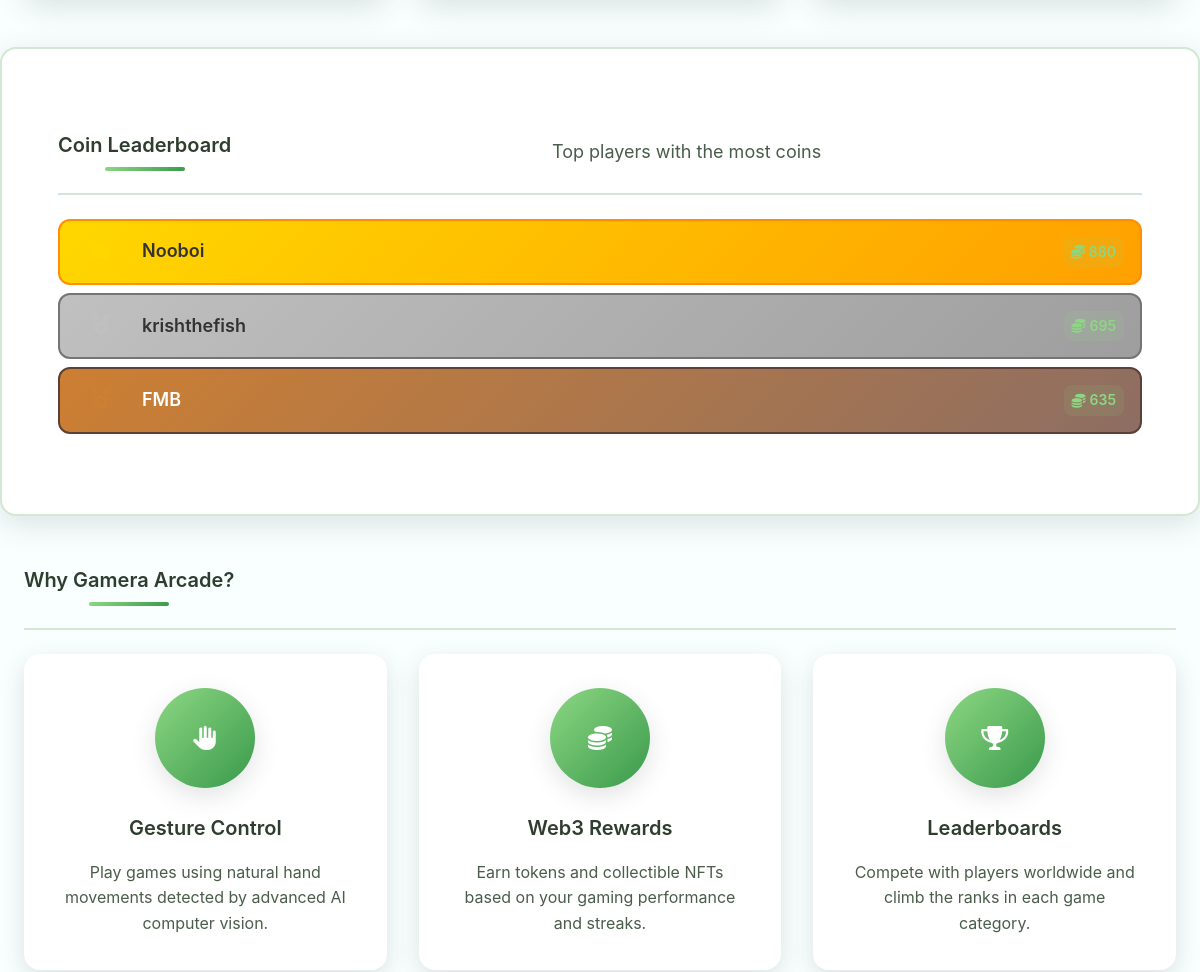
Before: / (middle part) with the older database file.
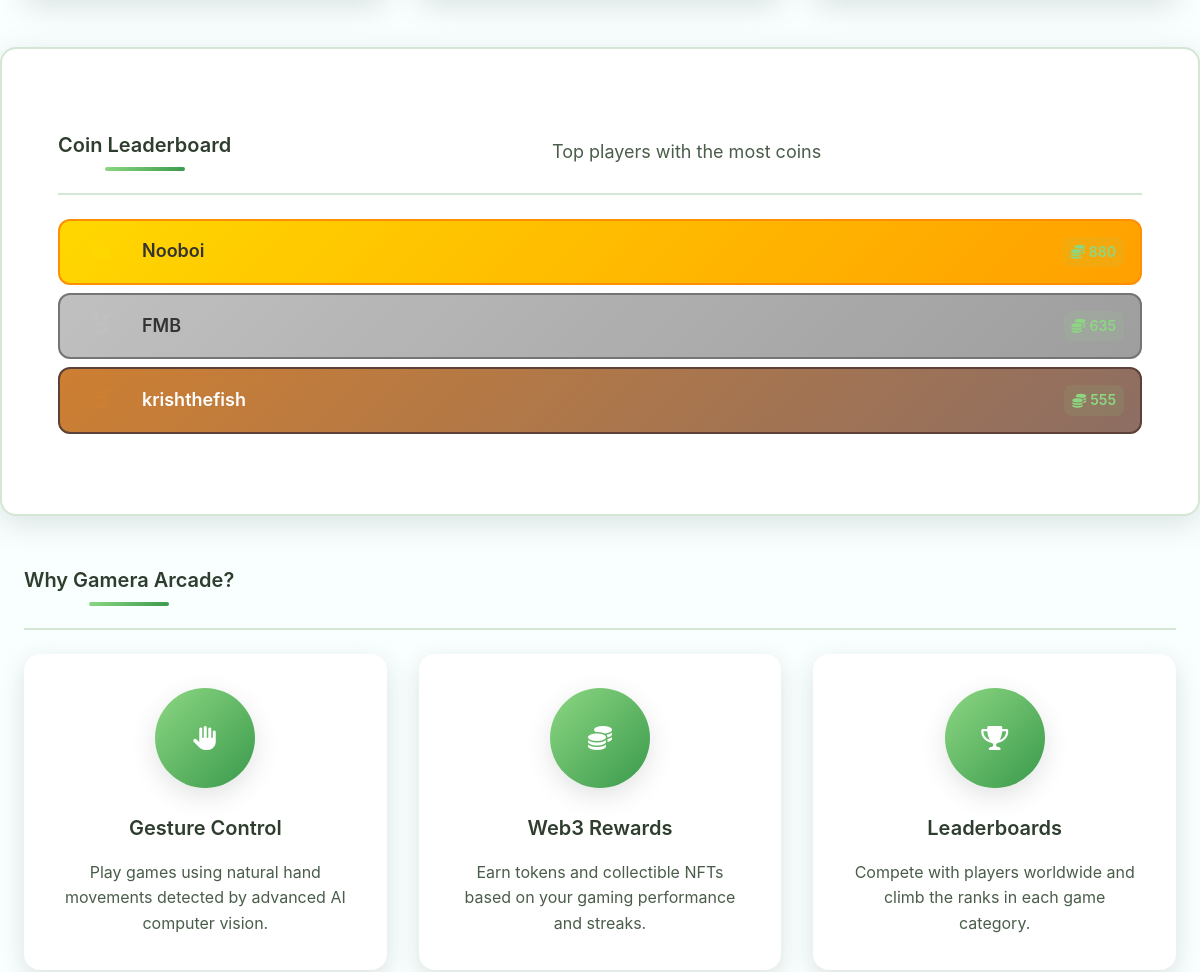
After: the same page with the newer database file.
### app.py (models this page shows)
class User(db.Model):
    id = db.Column(db.Integer, primary_key=True)
    username = db.Column(db.String(80), unique=True, nullable=False)
    email = db.Column(db.String(120), unique=True, nullable=False)
    password_hash = db.Column(db.String(120), nullable=False)
    wallet_address = db.Column(db.String(42), nullable=True)  # Web3 wallet address
    tokens = db.Column(db.Integer, default=1000)  # Game tokens earned
    created_at = db.Column(db.DateTime, default=datetime.utcnow)
    scores = db.relationship('Score', backref='user', lazy=True)

### app.py (the view)
@app.route('/')
def index():
    users = User.query.order_by(User.tokens.desc()).limit(10).all()
    user = None
    if 'user_id' in session:
        user = User.query.get(session['user_id'])
    return render_template('index.html', games=GAMES_CONFIG, users=users, user=user)

### templates/index.html (shortened to what this page needs)
{% extends "layout.html" %}
{% block content %}
<section class="games-section" id="games">
    <div class="section-container">
    </div>
</section>
<section class="leaderboard-section" id="leaderboard">
    <div class="section-container">
        <div class="section-header">
            <h2 class="section-title">Coin Leaderboard</h2>
            <p class="section-subtitle">Top players with the most coins</p>
        </div>
        <div class="leaderboard-list">
            {% if users %}
                {% for user in users %}
                    <div class="leaderboard-item {% if loop.index <= 3 %}top-{{ loop.index }}{% endif %}">
                        <div class="rank">
                            {% if loop.index == 1 %}
                                <i class="fas fa-crown gold"></i>
                            {% elif loop.index == 2 %}
                                <i class="fas fa-medal silver"></i>
                            {% elif loop.index == 3 %}
                                <i class="fas fa-medal bronze"></i>
                            {% else %}
                                <span class="rank-number">{{ loop.index }}</span>
                            {% endif %}
                        </div>
                        <div class="player-info">
                            <span class="player-name">{{ user.username }}</span>
                        </div>
                        <div class="score-tokens">
                            <i class="fas fa-coins"></i>
                            {{ user.tokens }}
                        </div>
                    </div>
                {% endfor %}
            {% else %}
                <div class="empty-leaderboard">
                    <i class="fas fa-trophy"></i>
                    <p>No users yet. Be the first to register!</p>
                </div>
            {% endif %}
        </div>
    </div>
</section>
<section class="features-section">
    <div class="section-container">
        <div class="section-header">
            <h2 class="section-title">Why Gamera Arcade?</h2>
        </div>
        <div class="features-grid">
            <div class="feature-card">
                <div class="feature-icon">
                    <i class="fas fa-hand-paper"></i>
                </div>
                <h3 class="feature-title">Gesture Control</h3>
                <p class="feature-description">
                    Play games using natural hand movements detected by advanced AI computer vision.
                </p>
            </div>
            <div class="feature-card">
                <div class="feature-icon">
                    <i class="fas fa-coins"></i>
                </div>
                <h3 class="feature-title">Web3 Rewards</h3>
                <p class="feature-description">
                    Earn tokens and collectible NFTs based on your gaming performance and streaks.
                </p>
            </div>
            <div class="feature-card">
                <div class="feature-icon">
                    <i class="fas fa-trophy"></i>
                </div>
                <h3 class="feature-title">Leaderboards</h3>
                <p class="feature-description">
                    Compete with players worldwide and climb the ranks in each game category.
                </p>
            </div>
        </div>
    </div>
</section>
{% endblock %}

### templates/layout.html (shortened to what this page needs)
<!DOCTYPE html>
<html lang="en">
<head>
    <link rel="stylesheet" href="{{ url_for('static', filename='css/style.css') }}">
    <link href="https://cdnjs.cloudflare.com/ajax/libs/font-awesome/6.0.0/css/all.min.css" rel="stylesheet">
</head>
<body>
    <main class="main-content">
        {% block content %}{% endblock %}
    </main>
</body>
</html>

Changed rows visible on the page:
shown differently, row unchanged: User "FMB": moves up the list
changed User "krishthefish": tokens "695" → "555"
